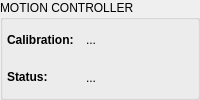
             <widget class="QGroupBox" name="gb_motion_control">
              <property name="sizePolicy">
               <sizepolicy hsizetype="Preferred" vsizetype="Preferred">
                <horstretch>0</horstretch>
                <verstretch>0</verstretch>
               </sizepolicy>
              </property>
              <property name="title">
               <string>MOTION CONTROLLER</string>
              </property>
              <layout class="QGridLayout" name="gl_motion_control">
               <property name="leftMargin">
                <number>4</number>
               </property>
               <property name="topMargin">
                <number>4</number>
               </property>
               <property name="rightMargin">
                <number>4</number>
               </property>
               <property name="bottomMargin">
                <number>4</number>
               </property>
               <property name="horizontalSpacing">
                <number>12</number>
               </property>
               <item row="0" column="0">
                <widget class="QLabel" name="static_l_motion_calibrated">
                 <property name="statusTip">
                  <string>Currently calibrated/loaded motion controller models</string>
                 </property>
                 <property name="text">
                  <string>&lt;html&gt;&lt;head/&gt;&lt;body&gt;&lt;p&gt;&lt;span style=&quot; font-weight:700;&quot;&gt;Calibration:&lt;/span&gt;&lt;/p&gt;&lt;/body&gt;&lt;/html&gt;</string>
                 </property>
                </widget>
               </item>
               <item row="0" column="1">
                <widget class="QLabel" name="l_motion_calibrated_val">
                 <property name="text">
                  <string>...</string>
                 </property>
                </widget>
               </item>
               <item row="0" column="2">
                <spacer name="h_spacer_motion_control">
                 <property name="orientation">
                  <enum>Qt::Orientation::Horizontal</enum>
                 </property>
                 <property name="sizeHint" stdset="0">
                  <size>
                   <width>0</width>
                   <height>20</height>
                  </size>
                 </property>
                </spacer>
               </item>
               <item row="1" column="0">
                <widget class="QLabel" name="static_l_motion_status">
                 <property name="statusTip">
                  <string>Calibration progress (or how the last one ended)</string>
                 </property>
                 <property name="text">
                  <string>&lt;html&gt;&lt;head/&gt;&lt;body&gt;&lt;p&gt;&lt;span style=&quot; font-weight:700;&quot;&gt;Status:&lt;/span&gt;&lt;/p&gt;&lt;/body&gt;&lt;/html&gt;</string>
                 </property>
                </widget>
               </item>
               <item row="1" column="1" colspan="2">
                <widget class="QLabel" name="l_motion_status_val">
                 <property name="statusTip">
                  <string>Calibration progress (or how the last one ended)</string>
                 </property>
                 <property name="text">
                  <string>...</string>
                 </property>
                 <property name="wordWrap">
                  <bool>true</bool>
                 </property>
                </widget>
               </item>
              </layout>
             </widget>
